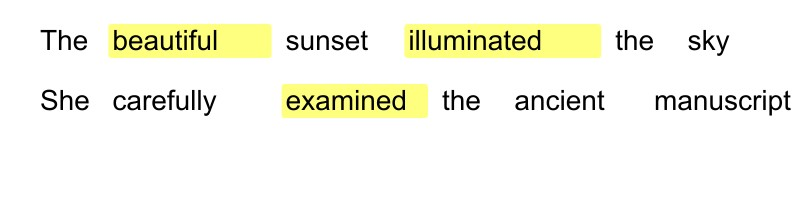
#> input picture temp/tests/yellow-highlight-3.jpg, 800 x 200 px, found by its file name
$ python gen_extreme_tests.py
#> lines starting #> are read from the running program, lines starting #| are printed output that depends on the picture
#!/usr/bin/env python3
"""生成极端测试样例，测试系统鲁棒性。

从现有测试图片生成极端变体：
1. 旋转图片（5度倾斜）
2. 暗光图片（亮度降低50%）
3. 模糊图片（高斯模糊）
4. 小尺寸图片（缩小到300px宽）
5. 大尺寸图片（放大到2000px宽）
6. 无文字纯高亮图片
7. 噪声图片
"""
import cv2
import numpy as np
import os

SRC_DIR = '/home/kevin/kevin/git/gxwtf_english/temp/tests'
OUT_DIR = '/home/kevin/kevin/git/gxwtf_english/temp/tests/extreme'
os.makedirs(OUT_DIR, exist_ok=True)

# 源图片：黄色高亮-3词（有明确的高亮词用于验证）
SRC = os.path.join(SRC_DIR, 'yellow-highlight-3.jpg')
img = cv2.imread(SRC)
#> img is the input picture: shape (200, 800, 3); mean B, G, R 233.3, 244.9, 244.8
print(f'源图片: {SRC}  size={img.shape[1]}x{img.shape[0]}')
#| 源图片: /home/kevin/kevin/git/gxwtf_english/temp/tests/yellow-highlight-3.jpg  size=800x200

# 1. 旋转 5 度
h, w = img.shape[:2]
#> h = 200; w = 800
M = cv2.getRotationMatrix2D((w / 2, h / 2), 5, 1)
rotated = cv2.warpAffine(img, M, (w, h), borderMode=cv2.BORDER_REPLICATE)
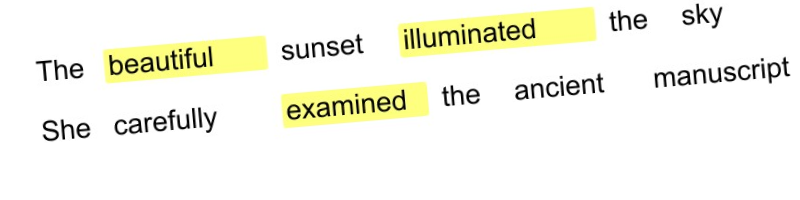
#> rotated: shape (200, 800, 3); mean B, G, R 233.3, 244.9, 244.8
cv2.imwrite(os.path.join(OUT_DIR, 'rotated-5deg.jpg'), rotated)
print('生成: rotated-5deg.jpg (旋转5度)')

# 2. 暗光：降低亮度
dark = cv2.convertScaleAbs(img, alpha=0.5, beta=0)
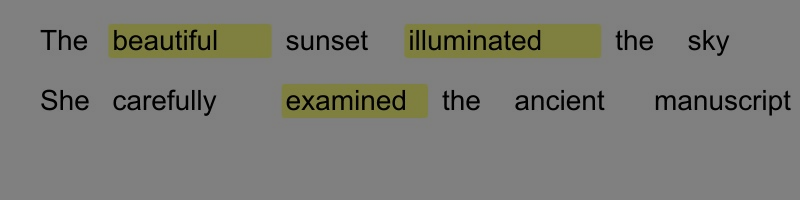
#> dark: shape (200, 800, 3); mean B, G, R 117, 122.9, 122.8
cv2.imwrite(os.path.join(OUT_DIR, 'dark-50pct.jpg'), dark)
print('生成: dark-50pct.jpg (亮度降低50%)')

# 3. 模糊：高斯模糊
blur = cv2.GaussianBlur(img, (7, 7), 0)
cv2.imwrite(os.path.join(OUT_DIR, 'blur-heavy.jpg'), blur)
print('生成: blur-heavy.jpg (重度高斯模糊)')

# 4. 小尺寸：缩小到 300px 宽
scale = 300 / w
#> scale = 0.375
small = cv2.resize(img, (300, int(h * scale)), interpolation=cv2.INTER_AREA)
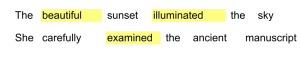
#> small: shape (75, 300, 3); mean B, G, R 233.3, 244.9, 244.8
cv2.imwrite(os.path.join(OUT_DIR, 'small-300w.jpg'), small)
print(f'生成: small-300w.jpg (缩小到300px宽, size={small.shape[1]}x{small.shape[0]})')
#| 生成: small-300w.jpg (缩小到300px宽, size=300x75)

# 5. 大尺寸：放大到 2000px 宽
scale = 2000 / w
#> scale = 2.5
large = cv2.resize(img, (2000, int(h * scale)), interpolation=cv2.INTER_CUBIC)
cv2.imwrite(os.path.join(OUT_DIR, 'large-2000w.jpg'), large)
print(f'生成: large-2000w.jpg (放大到2000px宽, size={large.shape[1]}x{large.shape[0]})')
#| 生成: large-2000w.jpg (放大到2000px宽, size=2000x500)

# 6. 无文字纯高亮色块（纯色矩形，无文字）
blank = np.full((200, 600, 3), 255, dtype=np.uint8)
cv2.rectangle(blank, (50, 50), (200, 150), (0, 255, 255), -1)   # 黄色块
cv2.rectangle(blank, (250, 50), (400, 150), (255, 0, 255), -1)  # 粉色块
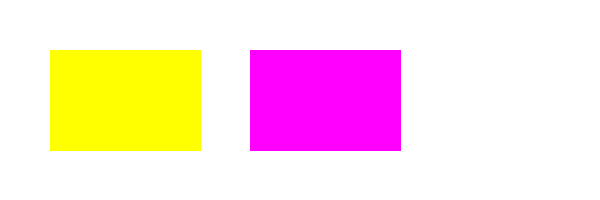
#> blank: shape (200, 600, 3); mean of channels 0, 1, 2 222.6, 222.6, 255; drawn as B, G, R
cv2.imwrite(os.path.join(OUT_DIR, 'no-text-colors.jpg'), blank)
print('生成: no-text-colors.jpg (无文字纯色块)')

# 7. 噪声图片
noise = np.random.randint(0, 256, (200, 600, 3), dtype=np.uint8)
cv2.imwrite(os.path.join(OUT_DIR, 'pure-noise.jpg'), noise)
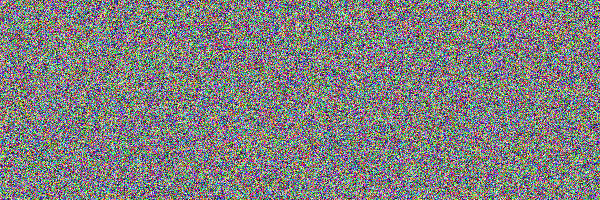
#> saved as pure-noise.jpg: shape (200, 600, 3); mean B, G, R 127, 127.6, 127.6
print('生成: pure-noise.jpg (纯噪声)')

# 8. 完全空白白色图片
white = np.full((200, 600, 3), 255, dtype=np.uint8)
cv2.imwrite(os.path.join(OUT_DIR, 'blank-white.jpg'), white)
print('生成: blank-white.jpg (纯白图片)')

# 9. 旋转 15 度（更倾斜）
M2 = cv2.getRotationMatrix2D((w / 2, h / 2), 15, 1)
rotated15 = cv2.warpAffine(img, M2, (w, h), borderMode=cv2.BORDER_REPLICATE)
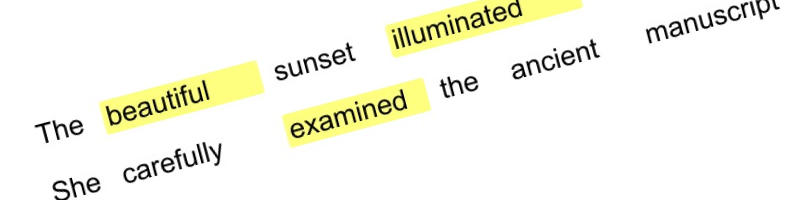
#> rotated15: shape (200, 800, 3); mean B, G, R 235.3, 245.8, 245.8
cv2.imwrite(os.path.join(OUT_DIR, 'rotated-15deg.jpg'), rotated15)
print('生成: rotated-15deg.jpg (旋转15度)')

# 10. 对比度极低
low_contrast = cv2.convertScaleAbs(img, alpha=0.3, beta=100)
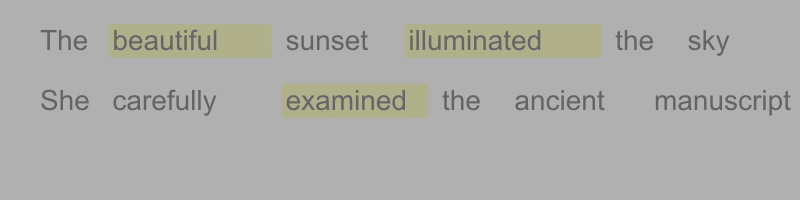
#> low_contrast: shape (200, 800, 3); mean B, G, R 169.6, 173, 173
cv2.imwrite(os.path.join(OUT_DIR, 'low-contrast.jpg'), low_contrast)
print('生成: low-contrast.jpg (低对比度)')

print(f'\n共生成 10 个极端测试图片，保存在 {OUT_DIR}')
